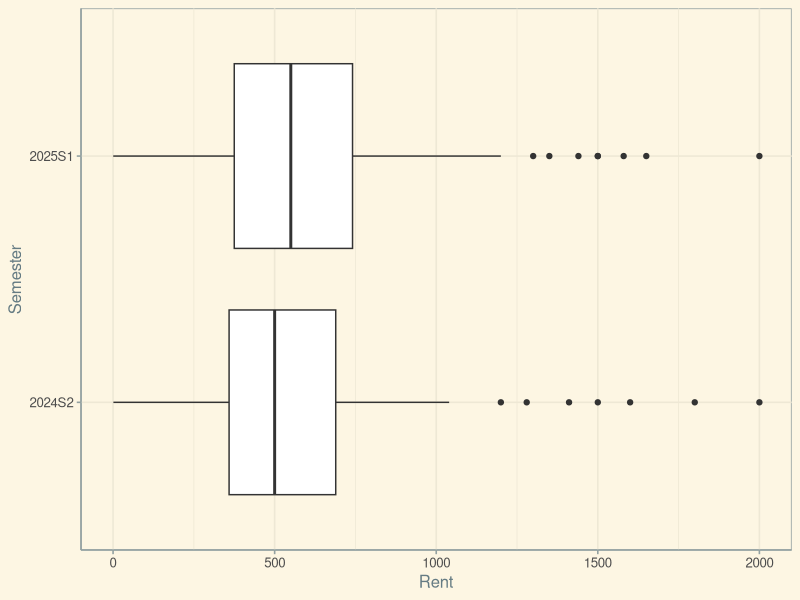
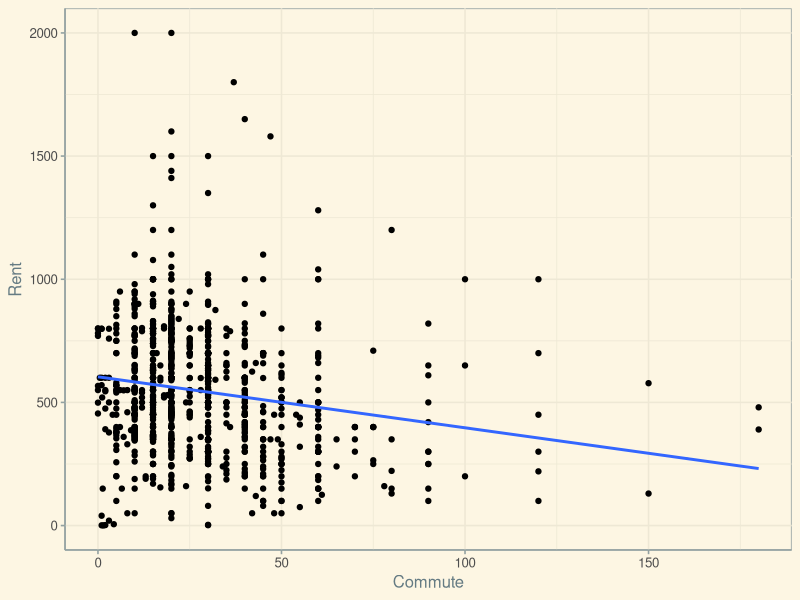
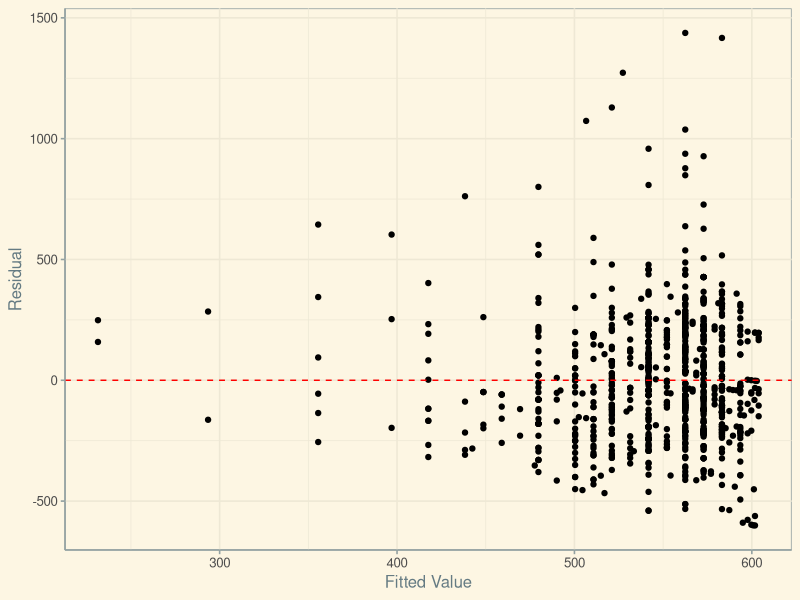

Write R code to recreate these figures, in order.
## ---- chunk 1
library(tidyverse)      # for box and linear model
library(ggthemes)       # for ggplot theme

surveydata = read.csv("data1001_survey_data_2025_S1.csv")     
surveydata = filter(surveydata, consent == "I consent to take part in the study") # remove students who did not consent to take part in the study
surveydata = surveydata[surveydata$rent <= 2000, ]    # remove data with rent greater than 2000
surveydata = surveydata[surveydata$rent != 0, ]       # remove data with 0 rent
surveydata = surveydata[surveydata$commute <= 180, ]  # remove data with commute time greater than 180 minutes
## ---- chunk 2
ggplot(surveydata, aes(x = rent, y = cohort)) +
  geom_boxplot() +
  labs(x = "Rent",
       y = "Semester") +
  theme_solarized() +
  scale_fill_solarized()
## ---- chunk 3
ggplot(surveydata, aes(x = commute, y = rent)) +
  geom_point() +
  geom_smooth(method = "lm", se = FALSE) +
  labs(x = "Commute",
       y = "Rent") +
  theme_solarized() +
  scale_fill_solarized()
## ---- chunk 4
model = lm(rent ~ commute, data = surveydata)

# Create residual plot
# Create residual plot
ggplot(model, aes(x = .fitted, y = .resid)) +
  geom_point() +
  geom_hline(yintercept = 0, linetype = "dashed", colour = "red") +
  labs(x = "Fitted Value",
        y = "Residual") +
  theme_solarized() +
  scale_fill_solarized()
